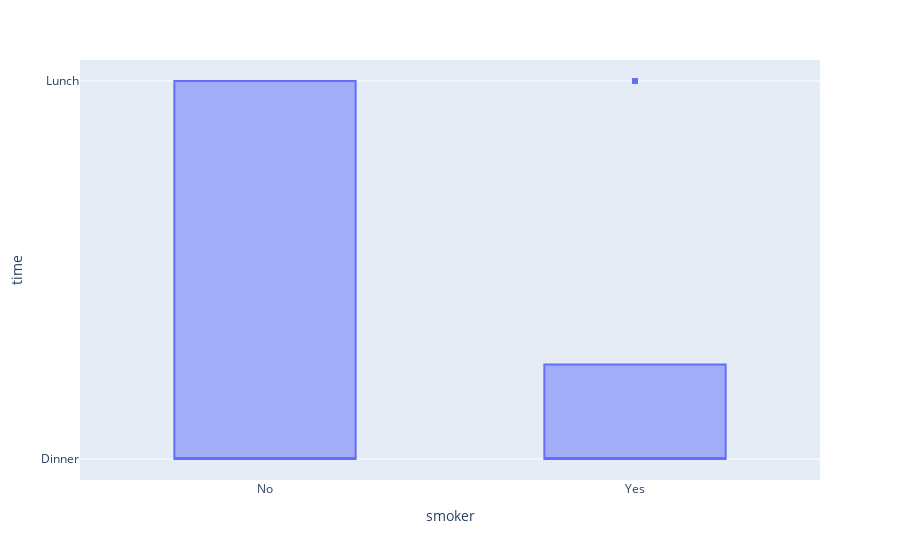

The code cell stored with this chart in its notebook:
### Markdown cell above
Q-2

### Code cell
import plotly.express as ex 
tips = sns.load_dataset("tips") 
fig2 = ex.box(data_frame=tips, x="smoker", y="time") 
fig2.show()

### Figure 1 — Plotly figure (JSON) as saved in the notebook; plotly's stock layout.template omitted (floating-point values rounded to 4 significant figures; data arrays with more than 128 entries replaced by an {"elided": "..."} marker saying what was removed)
{"data": [{"alignmentgroup": "True", "hovertemplate": "smoker=%{x}<br>time=%{y}<extra></extra>", "legendgroup": "", "marker": {"color": "#636efa"}, "name": "", "notched": false, "offsetgroup": "", "orientation": "v", "showlegend": false, "type": "box", "x": {"elided": "244 str values"}, "x0": " ", "xaxis": "x", "y": {"elided": "244 str values"}, "y0": " ", "yaxis": "y"}], "layout": {"boxmode": "group", "legend": {"tracegroupgap": 0}, "margin": {"t": 60}, "xaxis": {"anchor": "y", "domain": [0, 1], "title": {"text": "smoker"}}, "yaxis": {"anchor": "x", "domain": [0, 1], "title": {"text": "time"}}}}
